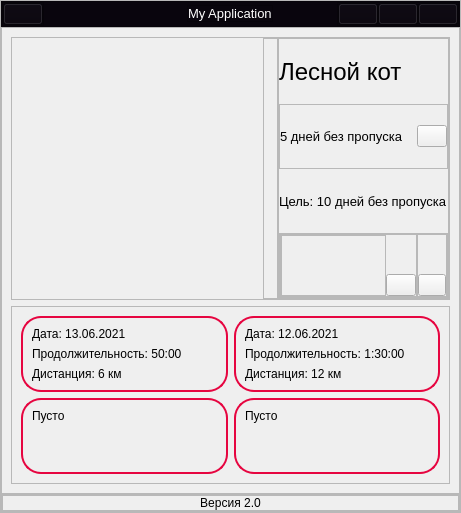
     <widget class="QFrame" name="main_body">
      <property name="styleSheet">
       <string notr="true">QPushButton{
}
QPushButton::hover{
	border: 0.5px solid rgb(230, 5, 64);
}
QPushButton::pressed{
	border: 3px solid rgb(230, 5, 64);
}</string>
      </property>
      <property name="frameShape">
       <enum>QFrame::StyledPanel</enum>
      </property>
      <property name="frameShadow">
       <enum>QFrame::Raised</enum>
      </property>
      <layout class="QVBoxLayout" name="verticalLayout">
       <property name="spacing">
        <number>0</number>
       </property>
       <property name="leftMargin">
        <number>0</number>
       </property>
       <property name="topMargin">
        <number>0</number>
       </property>
       <property name="rightMargin">
        <number>0</number>
       </property>
       <property name="bottomMargin">
        <number>0</number>
       </property>
       <item alignment="Qt::AlignTop">
        <widget class="QFrame" name="header_frame">
         <property name="styleSheet">
          <string notr="true">background-color: rgb(9, 5, 13);</string>
         </property>
         <property name="frameShape">
          <enum>QFrame::StyledPanel</enum>
         </property>
         <property name="frameShadow">
          <enum>QFrame::Raised</enum>
         </property>
         <layout class="QHBoxLayout" name="horizontalLayout_3">
          <property name="spacing">
           <number>0</number>
          </property>
          <property name="leftMargin">
           <number>0</number>
          </property>
          <property name="topMargin">
           <number>0</number>
          </property>
          <property name="rightMargin">
           <number>0</number>
          </property>
          <property name="bottomMargin">
           <number>0</number>
          </property>
          <item alignment="Qt::AlignLeft|Qt::AlignTop">
           <widget class="QFrame" name="frame">
            <property name="frameShape">
             <enum>QFrame::StyledPanel</enum>
            </property>
            <property name="frameShadow">
             <enum>QFrame::Raised</enum>
            </property>
            <layout class="QHBoxLayout" name="horizontalLayout_7">
             <property name="spacing">
              <number>0</number>
             </property>
             <property name="leftMargin">
              <number>0</number>
             </property>
             <property name="topMargin">
              <number>0</number>
             </property>
             <property name="rightMargin">
              <number>0</number>
             </property>
             <property name="bottomMargin">
              <number>0</number>
             </property>
             <item>
              <widget class="QPushButton" name="open_left">
               <property name="text">
                <string/>
               </property>
               <property name="icon">
                <iconset resource="icons.qrc">
                 <normaloff>:/icons/icons/chevrons-left.svg</normaloff>:/icons/icons/chevrons-left.svg</iconset>
               </property>
              </widget>
             </item>
            </layout>
           </widget>
          </item>
          <item alignment="Qt::AlignHCenter|Qt::AlignVCenter">
           <widget class="QFrame" name="frame_2">
            <property name="frameShape">
             <enum>QFrame::StyledPanel</enum>
            </property>
            <property name="frameShadow">
             <enum>QFrame::Raised</enum>
            </property>
            <layout class="QHBoxLayout" name="horizontalLayout_6">
             <property name="spacing">
              <number>0</number>
             </property>
             <property name="leftMargin">
              <number>0</number>
             </property>
             <property name="topMargin">
              <number>0</number>
             </property>
             <property name="rightMargin">
              <number>0</number>
             </property>
             <property name="bottomMargin">
              <number>0</number>
             </property>
             <item>
              <widget class="QLabel" name="app_name">
               <property name="font">
                <font>
                 <pointsize>10</pointsize>
                </font>
               </property>
               <property name="styleSheet">
                <string notr="true">color: rgb(255, 255, 255);</string>
               </property>
               <property name="text">
                <string>My Application</string>
               </property>
              </widget>
             </item>
            </layout>
           </widget>
          </item>
          <item alignment="Qt::AlignRight|Qt::AlignTop">
           <widget class="QFrame" name="frame_3">
            <property name="frameShape">
             <enum>QFrame::StyledPanel</enum>
            </property>
            <property name="frameShadow">
             <enum>QFrame::Raised</enum>
            </property>
            <layout class="QHBoxLayout" name="horizontalLayout_5">
             <property name="spacing">
              <number>0</number>
             </property>
             <property name="leftMargin">
              <number>0</number>
             </property>
             <property name="topMargin">
              <number>0</number>
             </property>
             <property name="rightMargin">
              <number>0</number>
             </property>
             <property name="bottomMargin">
              <number>0</number>
             </property>
             <item>
              <widget class="QPushButton" name="wrap">
               <property name="text">
                <string/>
               </property>
               <property name="icon">
                <iconset resource="icons.qrc">
                 <normaloff>:/icons/icons/arrow-down-left.svg</normaloff>:/icons/icons/arrow-down-left.svg</iconset>
               </property>
              </widget>
             </item>
             <item>
              <widget class="QPushButton" name="maximize">
               <property name="text">
                <string/>
               </property>
               <property name="icon">
                <iconset resource="icons.qrc">
                 <normaloff>:/icons/icons/maximize-2.svg</normaloff>:/icons/icons/maximize-2.svg</iconset>
               </property>
              </widget>
             </item>
             <item>
              <widget class="QPushButton" name="close">
               <property name="text">
                <string/>
               </property>
               <property name="icon">
                <iconset resource="icons.qrc">
                 <normaloff>:/icons/icons/x.svg</normaloff>:/icons/icons/x.svg</iconset>
               </property>
              </widget>
             </item>
            </layout>
           </widget>
          </item>
         </layout>
        </widget>
       </item>
       <item>
        <widget class="QFrame" name="main_body_contents">
         <property name="sizePolicy">
          <sizepolicy hsizetype="Preferred" vsizetype="Expanding">
           <horstretch>0</horstretch>
           <verstretch>0</verstretch>
          </sizepolicy>
         </property>
         <property name="styleSheet">
          <string notr="true"/>
         </property>
         <property name="frameShape">
          <enum>QFrame::StyledPanel</enum>
         </property>
         <property name="frameShadow">
          <enum>QFrame::Raised</enum>
         </property>
         <layout class="QVBoxLayout" name="verticalLayout_25">
          <item>
           <widget class="QFrame" name="frame_20">
            <property name="frameShape">
             <enum>QFrame::StyledPanel</enum>
            </property>
            <property name="frameShadow">
             <enum>QFrame::Raised</enum>
            </property>
            <layout class="QHBoxLayout" name="horizontalLayout_13">
             <property name="spacing">
              <number>0</number>
             </property>
             <property name="leftMargin">
              <number>0</number>
             </property>
             <property name="topMargin">
              <number>0</number>
             </property>
             <property name="rightMargin">
              <number>0</number>
             </property>
             <property name="bottomMargin">
              <number>0</number>
             </property>
             <item>
              <widget class="QLabel" name="user_photo">
               <property name="minimumSize">
                <size>
                 <width>251</width>
                 <height>261</height>
                </size>
               </property>
               <property name="maximumSize">
                <size>
                 <width>251</width>
                 <height>261</height>
                </size>
               </property>
               <property name="text">
                <string/>
               </property>
               <property name="pixmap">
                <pixmap>../source/my_photo.jpg</pixmap>
               </property>
              </widget>
             </item>
             <item>
              <widget class="QFrame" name="frame_32">
               <property name="minimumSize">
                <size>
                 <width>15</width>
                 <height>0</height>
                </size>
               </property>
               <property name="maximumSize">
                <size>
                 <width>15</width>
                 <height>16777215</height>
                </size>
               </property>
               <property name="frameShape">
                <enum>QFrame::StyledPanel</enum>
               </property>
               <property name="frameShadow">
                <enum>QFrame::Raised</enum>
               </property>
              </widget>
             </item>
             <item>
              <widget class="QFrame" name="frame_26">
               <property name="frameShape">
                <enum>QFrame::StyledPanel</enum>
               </property>
               <property name="frameShadow">
                <enum>QFrame::Raised</enum>
               </property>
               <layout class="QVBoxLayout" name="verticalLayout_24">
                <property name="spacing">
                 <number>0</number>
                </property>
                <property name="leftMargin">
                 <number>0</number>
                </property>
                <property name="topMargin">
                 <number>0</number>
                </property>
                <property name="rightMargin">
                 <number>0</number>
                </property>
                <property name="bottomMargin">
                 <number>0</number>
                </property>
                <item>
                 <widget class="QLabel" name="user_name">
                  <property name="font">
                   <font>
                    <pointsize>18</pointsize>
                   </font>
                  </property>
                  <property name="text">
                   <string>Лесной кот</string>
                  </property>
                 </widget>
                </item>
                <item>
                 <widget class="QFrame" name="frame_27">
                  <property name="frameShape">
                   <enum>QFrame::StyledPanel</enum>
                  </property>
                  <property name="frameShadow">
                   <enum>QFrame::Raised</enum>
                  </property>
                  <layout class="QHBoxLayout" name="horizontalLayout_9">
                   <property name="spacing">
                    <number>0</number>
                   </property>
                   <property name="leftMargin">
                    <number>0</number>
                   </property>
                   <property name="topMargin">
                    <number>0</number>
                   </property>
                   <property name="rightMargin">
                    <number>0</number>
                   </property>
                   <property name="bottomMargin">
                    <number>0</number>
                   </property>
                   <item>
                    <widget class="QLabel" name="day_shot">
                     <property name="font">
                      <font>
                       <pointsize>10</pointsize>
                      </font>
                     </property>
                     <property name="text">
                      <string>5 дней без пропуска</string>
                     </property>
                    </widget>
                   </item>
                   <item>
                    <widget class="QPushButton" name="share_days">
                     <property name="minimumSize">
                      <size>
                       <width>30</width>
                       <height>0</height>
                      </size>
                     </property>
                     <property name="maximumSize">
                      <size>
                       <width>30</width>
                       <height>16777215</height>
                      </size>
                     </property>
                     <property name="text">
                      <string/>
                     </property>
                     <property name="icon">
                      <iconset resource="icons.qrc">
                       <normaloff>:/icons/icons/share-2.svg</normaloff>:/icons/icons/share-2.svg</iconset>
                     </property>
                    </widget>
                   </item>
                  </layout>
                 </widget>
                </item>
                <item>
                 <widget class="QLabel" name="user_goal">
                  <property name="font">
                   <font>
                    <pointsize>10</pointsize>
                   </font>
                  </property>
                  <property name="text">
                   <string>Цель: 10 дней без пропуска</string>
                  </property>
                 </widget>
                </item>
                <item>
                 <widget class="QFrame" name="frame_28">
                  <property name="frameShape">
                   <enum>QFrame::StyledPanel</enum>
                  </property>
                  <property name="frameShadow">
                   <enum>QFrame::Raised</enum>
                  </property>
                  <layout class="QHBoxLayout" name="horizontalLayout_12">
                   <property name="spacing">
                    <number>0</number>
                   </property>
                   <property name="leftMargin">
                    <number>0</number>
                   </property>
                   <property name="topMargin">
                    <number>0</number>
                   </property>
                   <property name="rightMargin">
                    <number>0</number>
                   </property>
                   <property name="bottomMargin">
                    <number>0</number>
                   </property>
                   <item>
                    <widget class="QFrame" name="frame_30">
                     <property name="frameShape">
                      <enum>QFrame::StyledPanel</enum>
                     </property>
                     <property name="frameShadow">
                      <enum>QFrame::Raised</enum>
                     </property>
                     <layout class="QHBoxLayout" name="horizontalLayout_10">
                      <property name="spacing">
                       <number>0</number>
                      </property>
                      <property name="leftMargin">
                       <number>0</number>
                      </property>
                      <property name="topMargin">
                       <number>0</number>
                      </property>
                      <property name="rightMargin">
                       <number>0</number>
                      </property>
                      <property name="bottomMargin">
                       <number>0</number>
                      </property>
                      <item>
                       <widget class="QFrame" name="frame_31">
                        <property name="frameShape">
                         <enum>QFrame::StyledPanel</enum>
                        </property>
                        <property name="frameShadow">
                         <enum>QFrame::Raised</enum>
                        </property>
                       </widget>
                      </item>
                      <item alignment="Qt::AlignBottom">
                       <widget class="QPushButton" name="swipe_left">
                        <property name="minimumSize">
                         <size>
                          <width>30</width>
                          <height>0</height>
                         </size>
                        </property>
                        <property name="maximumSize">
                         <size>
                          <width>30</width>
                          <height>16777215</height>
                         </size>
                        </property>
                        <property name="text">
                         <string/>
                        </property>
                        <property name="icon">
                         <iconset resource="icons.qrc">
                          <normaloff>:/icons/icons/arrow-left.svg</normaloff>:/icons/icons/arrow-left.svg</iconset>
                        </property>
                       </widget>
                      </item>
                     </layout>
                    </widget>
                   </item>
                   <item>
                    <widget class="QFrame" name="frame_29">
                     <property name="maximumSize">
                      <size>
                       <width>30</width>
                       <height>16777215</height>
                      </size>
                     </property>
                     <property name="sizeIncrement">
                      <size>
                       <width>30</width>
                       <height>0</height>
                      </size>
                     </property>
                     <property name="frameShape">
                      <enum>QFrame::StyledPanel</enum>
                     </property>
                     <property name="frameShadow">
                      <enum>QFrame::Raised</enum>
                     </property>
                     <layout class="QHBoxLayout" name="horizontalLayout_11">
                      <property name="spacing">
                       <number>0</number>
                      </property>
                      <property name="leftMargin">
                       <number>0</number>
                      </property>
                      <property name="topMargin">
                       <number>0</number>
                      </property>
                      <property name="rightMargin">
                       <number>0</number>
                      </property>
                      <property name="bottomMargin">
                       <number>0</number>
                      </property>
                      <item alignment="Qt::AlignBottom">
                       <widget class="QPushButton" name="swipe_right">
                        <property name="text">
                         <string/>
                        </property>
                        <property name="icon">
                         <iconset resource="icons.qrc">
                          <normaloff>:/icons/icons/arrow-right.svg</normaloff>:/icons/icons/arrow-right.svg</iconset>
                        </property>
                       </widget>
                      </item>
                     </layout>
                    </widget>
                   </item>
                  </layout>
                 </widget>
                </item>
               </layout>
              </widget>
             </item>
            </layout>
           </widget>
          </item>
          <item>
           <widget class="QFrame" name="last_w_2">
            <property name="frameShape">
             <enum>QFrame::StyledPanel</enum>
            </property>
            <property name="frameShadow">
             <enum>QFrame::Raised</enum>
            </property>
            <layout class="QGridLayout" name="gridLayout">
             <item row="0" column="0">
              <widget class="QFrame" name="last_w_1">
               <property name="styleSheet">
                <string notr="true">QFrame{
border: 2px solid rgb(230, 5, 64);
border-radius: 20px;
}
QFrame::hover{
border: 4px solid rgb(230, 5, 64);
border-radius: 20px;
}</string>
               </property>
               <property name="frameShape">
                <enum>QFrame::StyledPanel</enum>
               </property>
               <property name="frameShadow">
                <enum>QFrame::Raised</enum>
               </property>
               <layout class="QVBoxLayout" name="verticalLayout_20">
                <item>
                 <widget class="QLabel" name="date1">
                  <property name="styleSheet">
                   <string notr="true">border:none;</string>
                  </property>
                  <property name="text">
                   <string>Дата: 13.06.2021</string>
                  </property>
                 </widget>
                </item>
                <item>
                 <widget class="QLabel" name="time1">
                  <property name="styleSheet">
                   <string notr="true">border:none;</string>
                  </property>
                  <property name="text">
                   <string>Продолжительность: 50:00</string>
                  </property>
                 </widget>
                </item>
                <item>
                 <widget class="QLabel" name="distance1">
                  <property name="styleSheet">
                   <string notr="true">border:none;</string>
                  </property>
                  <property name="text">
                   <string>Дистанция: 6 км</string>
                  </property>
                 </widget>
                </item>
               </layout>
              </widget>
             </item>
             <item row="0" column="1">
              <widget class="QFrame" name="frame_23">
               <property name="statusTip">
                <string/>
               </property>
               <property name="whatsThis">
                <string/>
               </property>
               <property name="styleSheet">
                <string notr="true">QFrame{
border: 2px solid rgb(230, 5, 64);
border-radius: 20px;
}
QFrame::hover{
border: 4px solid rgb(230, 5, 64);
border-radius: 20px;
}</string>
               </property>
               <property name="frameShape">
                <enum>QFrame::StyledPanel</enum>
               </property>
               <property name="frameShadow">
                <enum>QFrame::Raised</enum>
               </property>
               <layout class="QVBoxLayout" name="verticalLayout_21">
                <item>
                 <widget class="QLabel" name="date2">
                  <property name="styleSheet">
                   <string notr="true">border: none;</string>
                  </property>
                  <property name="text">
                   <string>Дата: 12.06.2021</string>
                  </property>
                 </widget>
                </item>
                <item>
                 <widget class="QLabel" name="time2">
                  <property name="styleSheet">
                   <string notr="true">border: none;</string>
                  </property>
                  <property name="text">
                   <string>Продолжительность: 1:30:00</string>
                  </property>
                 </widget>
                </item>
                <item>
                 <widget class="QLabel" name="distance2">
                  <property name="styleSheet">
                   <string notr="true">border: none;</string>
                  </property>
                  <property name="text">
                   <string>Дистанция: 12 км</string>
                  </property>
                 </widget>
                </item>
               </layout>
              </widget>
             </item>
             <item row="1" column="0">
              <widget class="QFrame" name="last_w_3">
               <property name="styleSheet">
                <string notr="true">QFrame{
border: 2px solid rgb(230, 5, 64);
border-radius: 20px;
}
QFrame::hover{
border: 4px solid rgb(230, 5, 64);
border-radius: 20px;
}</string>
               </property>
               <property name="frameShape">
                <enum>QFrame::StyledPanel</enum>
               </property>
               <property name="frameShadow">
                <enum>QFrame::Raised</enum>
               </property>
               <layout class="QVBoxLayout" name="verticalLayout_22">
                <item>
                 <widget class="QLabel" name="date3">
                  <property name="styleSheet">
                   <string notr="true">border: none;</string>
                  </property>
                  <property name="text">
                   <string>Пусто</string>
                  </property>
                 </widget>
                </item>
                <item>
                 <widget class="QLabel" name="time3">
                  <property name="styleSheet">
                   <string notr="true">border: none;</string>
                  </property>
                  <property name="text">
                   <string/>
                  </property>
                 </widget>
                </item>
                <item>
                 <widget class="QLabel" name="distance3">
                  <property name="styleSheet">
                   <string notr="true">border: none;</string>
                  </property>
                  <property name="text">
                   <string/>
                  </property>
                 </widget>
                </item>
               </layout>
              </widget>
             </item>
             <item row="1" column="1">
              <widget class="QFrame" name="last_w_4">
               <property name="styleSheet">
                <string notr="true">QFrame{
border: 2px solid rgb(230, 5, 64);
border-radius: 20px;
}
QFrame::hover{
border: 4px solid rgb(230, 5, 64);
border-radius: 20px;
}</string>
               </property>
               <property name="frameShape">
                <enum>QFrame::StyledPanel</enum>
               </property>
               <property name="frameShadow">
                <enum>QFrame::Raised</enum>
               </property>
               <layout class="QVBoxLayout" name="verticalLayout_23">
                <item>
                 <widget class="QLabel" name="date4">
                  <property name="styleSheet">
                   <string notr="true">border: none;</string>
                  </property>
                  <property name="text">
                   <string>Пусто</string>
                  </property>
                 </widget>
                </item>
                <item>
                 <widget class="QLabel" name="time4">
                  <property name="styleSheet">
                   <string notr="true">border: none;</string>
                  </property>
                  <property name="text">
                   <string/>
                  </property>
                 </widget>
                </item>
                <item>
                 <widget class="QLabel" name="distance4">
                  <property name="styleSheet">
                   <string notr="true">border: none;</string>
                  </property>
                  <property name="text">
                   <string/>
                  </property>
                 </widget>
                </item>
               </layout>
              </widget>
             </item>
            </layout>
           </widget>
          </item>
         </layout>
        </widget>
       </item>
       <item alignment="Qt::AlignBottom">
        <widget class="QFrame" name="footer">
         <property name="frameShape">
          <enum>QFrame::StyledPanel</enum>
         </property>
         <property name="frameShadow">
          <enum>QFrame::Raised</enum>
         </property>
         <layout class="QHBoxLayout" name="horizontalLayout_4">
          <property name="spacing">
           <number>0</number>
          </property>
          <property name="leftMargin">
           <number>0</number>
          </property>
          <property name="topMargin">
           <number>0</number>
          </property>
          <property name="rightMargin">
           <number>0</number>
          </property>
          <property name="bottomMargin">
           <number>0</number>
          </property>
          <item>
           <widget class="QFrame" name="frame_4">
            <property name="frameShape">
             <enum>QFrame::StyledPanel</enum>
            </property>
            <property name="frameShadow">
             <enum>QFrame::Raised</enum>
            </property>
            <layout class="QVBoxLayout" name="verticalLayout_2">
             <property name="spacing">
              <number>0</number>
             </property>
             <property name="leftMargin">
              <number>0</number>
             </property>
             <property name="topMargin">
              <number>0</number>
             </property>
             <property name="rightMargin">
              <number>0</number>
             </property>
             <property name="bottomMargin">
              <number>0</number>
             </property>
             <item>
              <widget class="QLabel" name="version">
               <property name="text">
                <string>Версия 2.0</string>
               </property>
               <property name="alignment">
                <set>Qt::AlignCenter</set>
               </property>
              </widget>
             </item>
            </layout>
           </widget>
          </item>
         </layout>
        </widget>
       </item>
      </layout>
     </widget>
